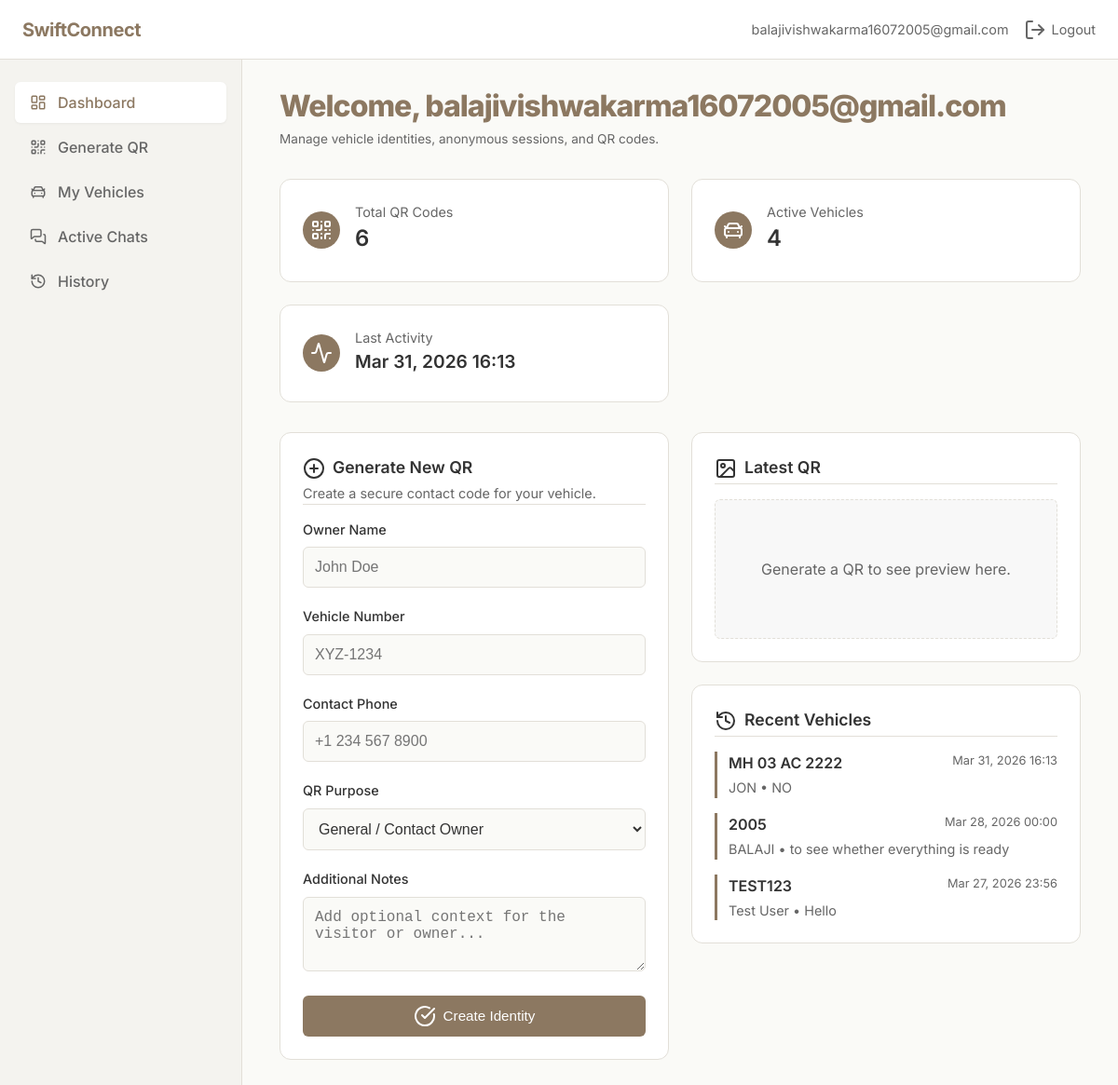
The app's page /dashboard (signed in) with its own data.
### tables this page shows
CREATE TABLE qr_data (
            id INTEGER PRIMARY KEY AUTOINCREMENT,
            user_id INTEGER NOT NULL,
            name TEXT NOT NULL,
            vehicle TEXT NOT NULL,
            phone TEXT NOT NULL,
            message TEXT,
            qr_image_path TEXT NOT NULL,
            created_at TEXT NOT NULL DEFAULT CURRENT_TIMESTAMP, chat_token TEXT, is_blocked INTEGER NOT NULL DEFAULT 0, purpose TEXT,
            FOREIGN KEY (user_id) REFERENCES users(id)
        );

### app.py (the view)
@app.route('/dashboard', methods=['GET'])
def dashboard():
    if 'user_id' not in session:
        flash('Please login to access dashboard', 'warning')
        return redirect(url_for('login'))
    active_page = request.args.get('active', 'dashboard')
    if active_page not in ['dashboard', 'generate', 'vehicles', 'history', 'owner_chats']:
        active_page = 'dashboard'
    conn = get_db()
    c = conn.cursor()
    total_qr = c.execute('SELECT COUNT(*) FROM qr_data WHERE user_id = ?', (session['user_id'],)).fetchone()[0]
    total_vehicles = c.execute('SELECT COUNT(DISTINCT vehicle) FROM qr_data WHERE user_id = ?', (session['user_id'],)).fetchone()[0]
    last_row = c.execute('SELECT created_at FROM qr_data WHERE user_id = ? ORDER BY created_at DESC LIMIT 1', (session['user_id'],)).fetchone()
    recent_rows = c.execute('SELECT name, vehicle, message, qr_image_path, created_at FROM qr_data WHERE user_id = ? ORDER BY created_at DESC LIMIT 3', (session['user_id'],)).fetchall()
    conn.close()
    last_activity = 'Ready'
    if last_row and last_row['created_at']:
        try:
            last_activity = datetime.fromisoformat(last_row['created_at']).strftime('%b %d, %Y %H:%M')
        except Exception:
            last_activity = last_row['created_at']
    recent_entries = []
    for row in recent_rows:
        created_at = row['created_at']
        try:
            created_at = datetime.fromisoformat(created_at).strftime('%b %d, %Y %H:%M')
        except Exception:
            created_at = created_at
        recent_entries.append({
            'name': row['name'],
            'vehicle': row['vehicle'],
            'message': row['message'],
            'qr_image_path': row['qr_image_path'],
            'created_at': created_at
        })
    qr_path = None
    if session.get('last_qr_filename'):
        qr_path = url_for('static', filename='qr_codes/' + session['last_qr_filename'])
    return render_template(
        'dashboard.html',
        user_email=session.get('user_email'),
        total_qr=total_qr,
        total_vehicles=total_vehicles,
        last_activity=last_activity,
        recent_entries=recent_entries,
        qr_path=qr_path,
        active_page=active_page
    )

### app.py (called while the page is built)
def get_db():
    conn = sqlite3.connect(DATABASE)
    conn.row_factory = sqlite3.Row
    return conn

### templates/dashboard.html (shortened to what this page needs)
{% extends 'base.html' %}
{% block content %}
<div class="mb-8">
    <h1 class="hero-title" style="font-size: 2rem; margin-bottom: 8px;">Welcome, {{ user_email }}</h1>
    <p class="chat-subtitle">Manage vehicle identities, anonymous sessions, and QR codes.</p>
</div>
<div class="grid-2 mb-8">
    <div class="flat-card flex items-center gap-4">
        <div class="btn-icon" style="flex-shrink: 0"><i data-lucide="qr-code"></i></div>
        <div>
            <div class="card-subtitle">Total QR Codes</div>
            <div class="card-title" style="font-size: 1.5rem">{{ total_qr }}</div>
        </div>
    </div>
    <div class="flat-card flex items-center gap-4">
        <div class="btn-icon" style="flex-shrink: 0"><i data-lucide="car-front"></i></div>
        <div>
            <div class="card-subtitle">Active Vehicles</div>
            <div class="card-title" style="font-size: 1.5rem">{{ total_vehicles }}</div>
        </div>
    </div>
    <div class="flat-card flex items-center gap-4">
        <div class="btn-icon" style="flex-shrink: 0"><i data-lucide="activity"></i></div>
        <div>
            <div class="card-subtitle">Last Activity</div>
            <div class="card-title" style="font-size: 1.2rem">{{ last_activity }}</div>
        </div>
    </div>
</div>
<div class="grid-2">
    <div class="flat-card" id="generate-section">
        <div class="card-header border-b pb-4 mb-4" style="border-bottom: 1px solid var(--border-color)">
            <h2 class="card-title"><i data-lucide="plus-circle" style="vertical-align: middle; margin-right: 8px;"></i>Generate New QR</h2>
            <div class="card-subtitle">Create a secure contact code for your vehicle.</div>
        </div>
        <form method="POST" action="{{ url_for('generate_qr') }}">
            <div class="form-group">
                <label for="name" class="form-label">Owner Name</label>
                <input type="text" id="name" name="name" class="form-input" required placeholder="John Doe">
            </div>
            <div class="form-group">
                <label for="vehicle" class="form-label">Vehicle Number</label>
                <input type="text" id="vehicle" name="vehicle" class="form-input" required placeholder="XYZ-1234">
            </div>
            <div class="form-group">
                <label for="phone" class="form-label">Contact Phone</label>
                <input type="text" id="phone" name="phone" class="form-input" required placeholder="+1 234 567 8900">
            </div>
            <div class="form-group">
                <label for="purpose" class="form-label">QR Purpose</label>
                <select id="purpose" name="purpose" class="form-input" required>
                    <option value="Scan to report or contact">General / Contact Owner</option>
                </select>
            </div>
            <div class="form-group">
                <label for="message" class="form-label">Additional Notes</label>
                <textarea id="message" name="message" class="form-input" rows="3" placeholder="Add optional context for the visitor or owner..."></textarea>
            </div>
            <button type="submit" class="btn btn-primary w-full"><i data-lucide="check-circle"></i> Create Identity</button>
        </form>
    </div>
    <div class="flex" style="flex-direction: column; gap: 24px;">
        <div class="flat-card">
            <div class="card-header border-b pb-4 mb-4" style="border-bottom: 1px solid var(--border-color)">
                <h2 class="card-title"><i data-lucide="image" style="vertical-align: middle; margin-right: 8px;"></i>Latest QR</h2>
            </div>
            <div class="text-center" id="preview">
                {% if qr_path %}
                    <img src="{{ qr_path }}" alt="QR Code" style="max-width: 200px; border-radius: var(--radius-sm); margin: 0 auto; display: block; border: 1px solid var(--border-color);">
                    <p class="mt-4 card-subtitle">Download or print this QR for your vehicle.</p>
                {% else %}
                    <div style="height: 150px; display: flex; align-items: center; justify-content: center; background: #f8f8f8; border-radius: var(--radius-sm); border: 1px dashed var(--border-color); color: var(--text-muted)">
                        Generate a QR to see preview here.
                    </div>
                {% endif %}
            </div>
        </div>
        <div class="flat-card">
            <div class="card-header border-b pb-4 mb-4" style="border-bottom: 1px solid var(--border-color)">
                <h2 class="card-title"><i data-lucide="history" style="vertical-align: middle; margin-right: 8px;"></i>Recent Vehicles</h2>
            </div>
            {% if recent_entries %}
                <div style="display: flex; flex-direction: column; gap: 16px;">
                    {% for entry in recent_entries %}
                        <div style="border-left: 3px solid var(--primary-color); padding-left: 12px;">
                            <div class="card-title" style="font-size: 1rem;">{{ entry.vehicle }} <span style="font-size: 0.8rem; font-weight: 400; color: var(--text-muted); float: right">{{ entry.created_at }}</span></div>
                            <div class="card-subtitle">{{ entry.name }} • {{ entry.message or 'No notes provided' }}</div>
                        </div>
                    {% endfor %}
                </div>
            {% else %}
                <p class="card-subtitle text-center mt-4">No recent activity yet.</p>
            {% endif %}
        </div>
    </div>
</div>
{% endblock %}

### static/style.css (style rules this page uses)
:root { --bg-color: #FAFAF7; --surface-color: #FFFFFF; --primary-color: #8C7861; --primary-hover: #75624E; --text-main: #333333; --text-muted: #666666; --border-color: #E2DFD8; --sidebar-bg: #F4F3EF; --shadow-sm: 0 1px 3px rgba(0,0,0,0.05); --shadow-md: 0 4px 12px rgba(0,0,0,0.05); --shadow-lg: 0 12px 24px rgba(0,0,0,0.08); --radius-sm: 6px; --radius-md: 12px; --radius-lg: 20px; --transition: all 0.2s cubic-bezier(0.4, 0, 0.2, 1); }
* { margin: 0; padding: 0; box-sizing: border-box; }
body { font-family: 'Inter', system-ui, -apple-system, sans-serif; background-color: var(--bg-color); color: var(--text-main); line-height: 1.5; -webkit-font-smoothing: antialiased; }
.btn { display: inline-flex; align-items: center; justify-content: center; gap: 8px; padding: 10px 18px; border-radius: var(--radius-sm); font-weight: 500; font-size: 0.95rem; transition: var(--transition); cursor: pointer; border: none; outline: none; }
.btn-primary { background-color: var(--primary-color); color: #FFFFFF; }
.grid-2 { display: grid; grid-template-columns: repeat(auto-fit, minmax(300px, 1fr)); gap: 24px; }
.flat-card { background-color: var(--surface-color); border: 1px solid var(--border-color); border-radius: var(--radius-md); padding: 24px; transition: var(--transition); }
.card-header { margin-bottom: 16px; }
.card-title { font-size: 1.1rem; font-weight: 600; color: var(--text-main); margin-bottom: 4px; }
.card-subtitle { font-size: 0.9rem; color: var(--text-muted); }
.form-group { margin-bottom: 20px; text-align: left; }
.form-label { display: block; font-size: 0.9rem; font-weight: 500; margin-bottom: 8px; color: var(--text-main); }
.form-input { width: 100%; padding: 12px; border: 1px solid var(--border-color); border-radius: var(--radius-sm); font-size: 1rem; transition: var(--transition); background-color: var(--bg-color); color: var(--text-main); }
.chat-subtitle { font-size: 0.85rem; color: var(--text-muted); }
.btn-icon { width: 40px; height: 40px; border-radius: 50%; display: flex; align-items: center; justify-content: center; border: none; background-color: var(--primary-color); color: white; cursor: pointer; transition: var(--transition); }
.hero-title { font-size: 3.5rem; font-weight: 800; color: var(--primary-color); line-height: 1.1; margin-bottom: 24px; letter-spacing: -1px; }
.text-center { text-align: center; }
.mb-4 { margin-bottom: 16px; }
.mb-8 { margin-bottom: 32px; }
.flex { display: flex; }
.items-center { align-items: center; }
.gap-4 { gap: 16px; }
.w-full { width: 100%; }

### records on screen
qr_data: vehicle "MH 03 AC 2222", created_at "Mar 31, 2026 16:13", name "JON", message "NO"
qr_data: vehicle "2005", created_at "Mar 28, 2026 00:00", name "BALAJI", message "to see whether everything is ready"
qr_data: vehicle "TEST123", created_at "Mar 27, 2026 23:56", name "Test User", message "Hello"

### other values on screen
{{ user_email }} "balajivishwakarma16072005@gmail.com"
{{ total_qr }} "6"
{{ total_vehicles }} "4"
{{ last_activity }} "Mar 31, 2026 16:13"
